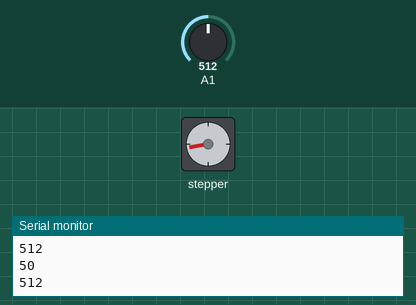
A sketch run on a simulated Arduino Uno, built with avr-gcc and run on an emulated ATmega328P. Shown: stepper motor, the last lines printed to the serial monitor. The inputs (shaded band) are chosen by the test bench; at power-on: A1 = 512. Stepper angles assume 200 steps per turn.

Above: at 1.2 s.
1.3 s: A1 set to 716
At 1.67 s:
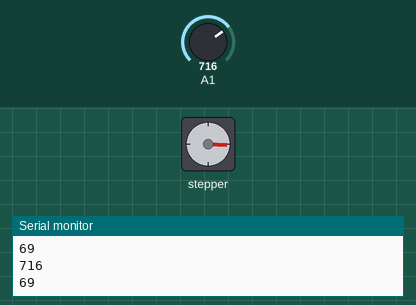
4.3 s: A1 set to 511
At 5.02 s:
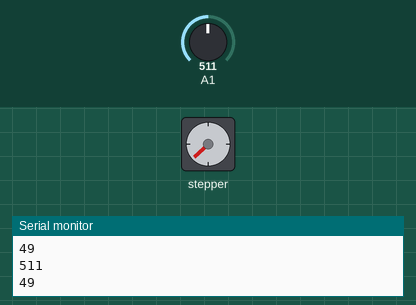
7.3 s: A1 set to 0
At 7.3 s:
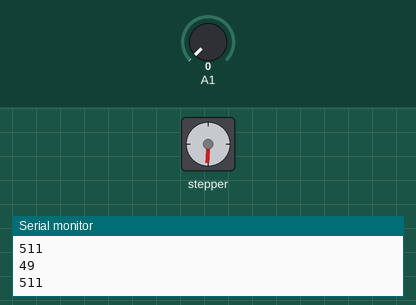
8.8 s: A1 set to 9
10.3 s: A1 set to 12
At 13.16 s:
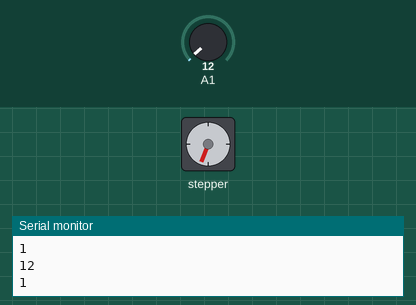
13.3 s: A1 set to 122
Timing chart, 0 to 17.3 s (numbered marks = the images above; inputs shaded):
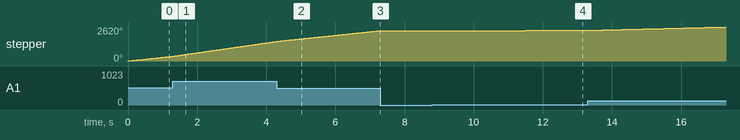

Measured:
- the behaviour switches between 10 and 11 on A1 (found by bisection; images 3 and 4)
- after the input at 7.3 s, stepper: stops changing and stays 2343°
- after the input at 10.3 s, stepper: keeps turning clockwise at about 7°/s, starting at once

The sketch:

stepper_speedControl.ino
```cpp
#include <Stepper.h>

const int stepsPerRevolution = 200;

Stepper myStepper(stepsPerRevolution, 9, 10, 11, 12);

void setup() {
  Serial.begin(9600);
}

void loop() {
  int sensorReading = analogRead(A1);
  int motorSpeed = map(sensorReading, 0, 1023, 0, 100);

  Serial.println(sensorReading);
  Serial.println(motorSpeed);

  if (motorSpeed > 0) {
    myStepper.setSpeed(motorSpeed);
    myStepper.step(stepsPerRevolution / 100);
  }
}
```
